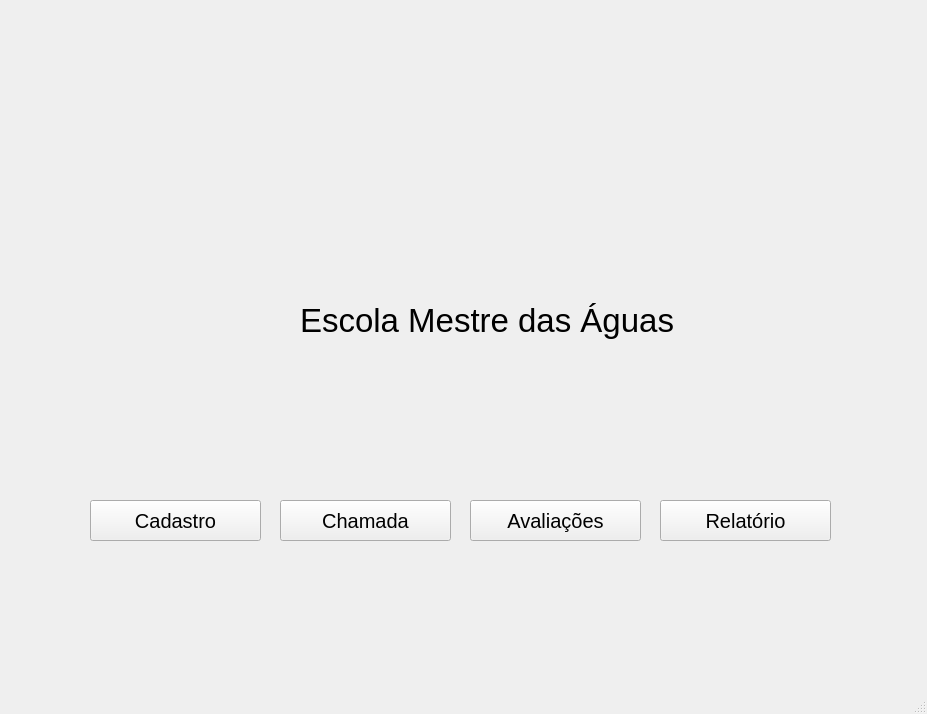
<?xml version="1.0" encoding="UTF-8"?>
<ui version="4.0">
 <class>MainWindow</class>
 <widget class="QMainWindow" name="MainWindow">
  <property name="geometry">
   <rect>
    <x>0</x>
    <y>0</y>
    <width>927</width>
    <height>714</height>
   </rect>
  </property>
  <property name="font">
   <font>
    <pointsize>15</pointsize>
   </font>
  </property>
  <property name="windowTitle">
   <string>MainWindow</string>
  </property>
  <widget class="QWidget" name="centralwidget">
   <widget class="QPushButton" name="pushButton_avaliacoes">
    <property name="geometry">
     <rect>
      <x>470</x>
      <y>500</y>
      <width>171</width>
      <height>41</height>
     </rect>
    </property>
    <property name="font">
     <font>
      <pointsize>15</pointsize>
     </font>
    </property>
    <property name="text">
     <string>Avaliações</string>
    </property>
   </widget>
   <widget class="QPushButton" name="pushButton_chamada">
    <property name="geometry">
     <rect>
      <x>280</x>
      <y>500</y>
      <width>171</width>
      <height>41</height>
     </rect>
    </property>
    <property name="font">
     <font>
      <pointsize>15</pointsize>
     </font>
    </property>
    <property name="text">
     <string>Chamada</string>
    </property>
   </widget>
   <widget class="QPushButton" name="pushButton_cadastro">
    <property name="geometry">
     <rect>
      <x>90</x>
      <y>500</y>
      <width>171</width>
      <height>41</height>
     </rect>
    </property>
    <property name="font">
     <font>
      <pointsize>15</pointsize>
     </font>
    </property>
    <property name="text">
     <string>Cadastro</string>
    </property>
   </widget>
   <widget class="QPushButton" name="pushButton_relatorio">
    <property name="geometry">
     <rect>
      <x>660</x>
      <y>500</y>
      <width>171</width>
      <height>41</height>
     </rect>
    </property>
    <property name="font">
     <font>
      <pointsize>15</pointsize>
     </font>
    </property>
    <property name="text">
     <string>Relatório</string>
    </property>
   </widget>
   <widget class="QLabel" name="label_imagem">
    <property name="geometry">
     <rect>
      <x>360</x>
      <y>40</y>
      <width>231</width>
      <height>211</height>
     </rect>
    </property>
    <property name="text">
     <string/>
    </property>
    <property name="pixmap">
     <pixmap>../../../Downloads/Baiacu-removebg-preview.png</pixmap>
    </property>
   </widget>
   <widget class="QLabel" name="label_titulo">
    <property name="geometry">
     <rect>
      <x>300</x>
      <y>290</y>
      <width>381</width>
      <height>61</height>
     </rect>
    </property>
    <property name="font">
     <font>
      <pointsize>25</pointsize>
     </font>
    </property>
    <property name="text">
     <string>Escola Mestre das Águas</string>
    </property>
   </widget>
  </widget>
  <widget class="QMenuBar" name="menubar">
   <property name="geometry">
    <rect>
     <x>0</x>
     <y>0</y>
     <width>927</width>
     <height>21</height>
    </rect>
   </property>
  </widget>
  <widget class="QStatusBar" name="statusbar"/>
 </widget>
 <resources/>
 <connections/>
</ui>
